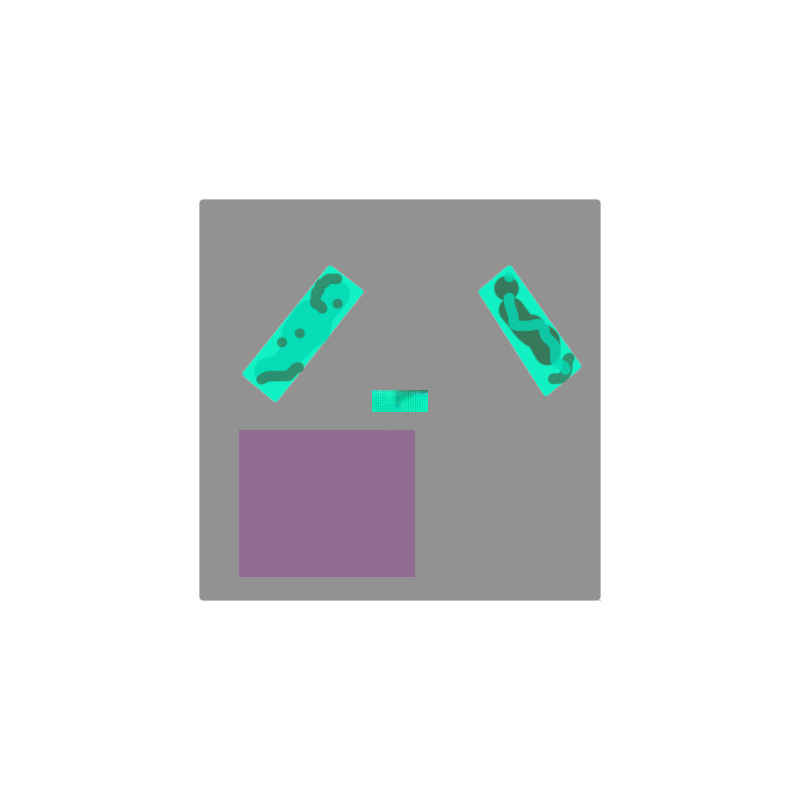
#> input picture David/rectangles_dirty.jpg, 800 x 800 px
$ python detect.py
#> lines starting #> are read from the running program, lines starting #| are printed output that depends on the picture; after the words box and inside, x2 and y2 are one past the last pixel; in counts of white or black regions, pixels touching at a corner belong together
# TODO:

import cv2
import numpy as np
print(cv2.__version__)


class ShapeDetector:
  def __init__(self):
    pass

  def hello(self):
    return "hello"

  def detect(self, c):
    # initialize the shape name and approximate the contour
    shape = "unidentified"
    peri = cv2.arcLength(c, True)
    approx = cv2.approxPolyDP(c, 0.04 * peri, True)

    # if the shape is a triangle, it will have 3 vertices
    if len(approx) == 3:
      shape = "triangle"

    # if the shape has 4 vertices, it is either a square or a rectangle
    elif len(approx) == 4:
      # compute the bounding box of the contour and use the
      # bounding box to compute the aspect ratio

      (x, y, w, h) = cv2.boundingRect(approx)
      ar = w / float(h)

      # a square will have an aspect ratio that is approximately
      # equal to one, otherwise, the shape is a rectangle
      shape = "square" if ar >= 0.95 and ar <= 1.05 else "rectangle"

      # otherwise, we assume the shape is a circle
    else:
      shape = "circle"

    # return the name of the shape
    return shape

lower_green = np.array([75, 200, 200])
upper_green = np.array([85, 255, 255])
cv2.namedWindow('win1', cv2.WINDOW_NORMAL)
cv2.resizeWindow('win1', 250, 250)
cv2.moveWindow('win1', 0, 0)
cv2.namedWindow('win2', cv2.WINDOW_NORMAL)
cv2.resizeWindow('win2', 250, 250)
cv2.moveWindow('win2', 0, 275)
cv2.namedWindow('win3', cv2.WINDOW_NORMAL)
cv2.resizeWindow('win3', 250, 250)
cv2.moveWindow('win3', 0, 550)

f = "./rectangles_dirty.jpg"
image = cv2.imread(f)
#> image is the input picture: shape (800, 800, 3); mean B, G, R 228, 227.3, 225

hsv = cv2.cvtColor(image, cv2.COLOR_BGR2HSV)
#> hsv: shape (800, 800, 3); mean H, S, V 8.1, 7.1, 228.8
mask = cv2.inRange(hsv, lower_green, upper_green)
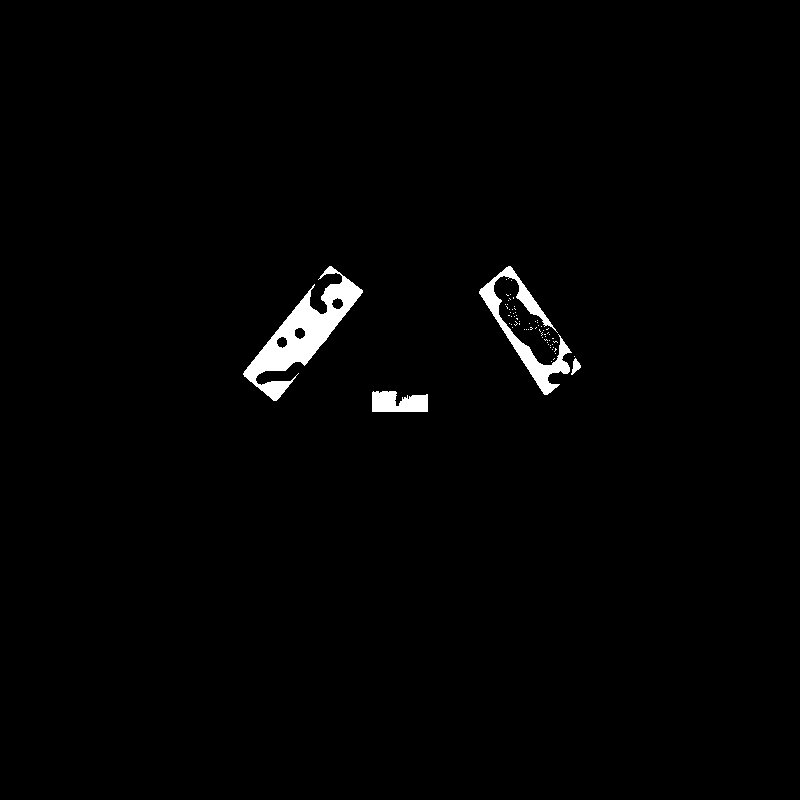
#> mask: shape (800, 800); 1.3% white; 68 white regions (64 under 20 px)
cv2.imshow('win1', mask)

# Bitwise-AND mask and original image
res = cv2.bitwise_and(image, image, mask=mask)

cv2.imshow('win2', res)

kernel = np.ones((3, 3), np.uint8)
opened = cv2.morphologyEx(res, cv2.MORPH_OPEN, kernel)
blur = cv2.blur(opened, (3, 3))

# ret, thresh = cv2.threshold(blur, 127, 255, cv2.THRESH_BINARY_INV)
tmp = cv2.cvtColor(blur, cv2.COLOR_BGR2GRAY)  # findcontours requires a GRAY image
cnts = cv2.findContours(tmp.copy(), cv2.RETR_EXTERNAL, cv2.CHAIN_APPROX_SIMPLE)
#> cnts = 4 contours; box (x1, y1, x2, y2) and area: (243, 275, 364, 402) 5358, (478, 265, 582, 396) 3136, (371, 390, 429, 413) 1056, (323, 265, 338, 275) 101

MIN_AREA = 5000
sd = ShapeDetector()
if len(cnts) != 0:
  # TODO: cycle through all the contours, and ignore any that have an area less than a size threshold
  for cnt in cnts:
#> (the run stopped early here; a loop or call above may not have finished)
